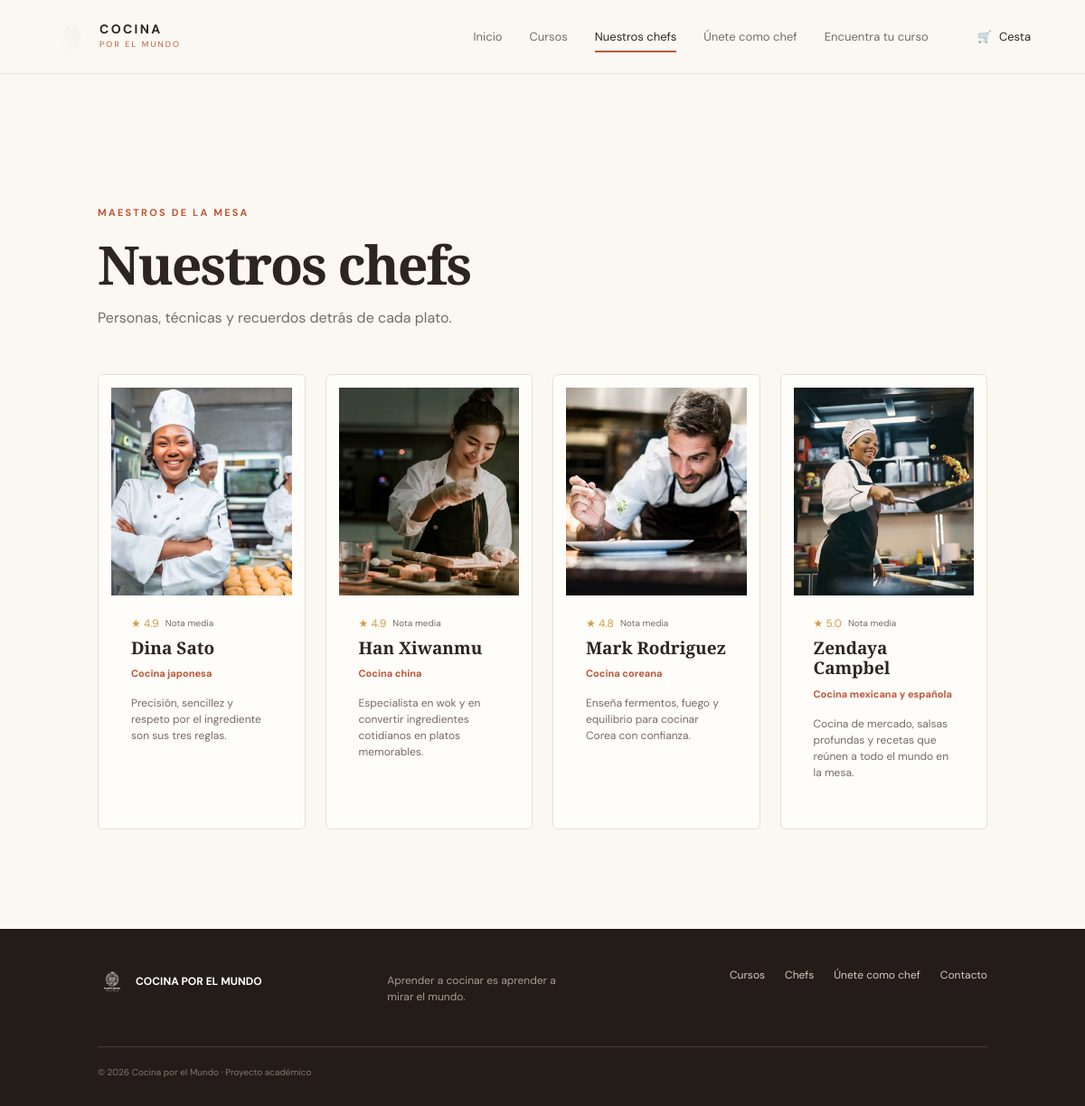
Page /index.php?p=chefs on the committed database.
### tables this page shows
CREATE TABLE cocineros (
    id_cocinero INT AUTO_INCREMENT PRIMARY KEY,
    nombre VARCHAR(100) NOT NULL,
    especialidad VARCHAR(100) NOT NULL,
    biografia TEXT NOT NULL,
    nota DECIMAL(2,1) NOT NULL DEFAULT 5.0,
    imagen VARCHAR(255) NULL,
    id_user INT NULL,
    activo TINYINT(1) NOT NULL DEFAULT 1,
    fecha_creacion TIMESTAMP NOT NULL DEFAULT CURRENT_TIMESTAMP,
    CONSTRAINT fk_cocinero_usuario FOREIGN KEY (id_user)
      REFERENCES usuarios(id_user) ON DELETE SET NULL
);

### includes/db.php (called while the page is built, shortened)
<?php
function db(): PDO
{
    $dsn = 'mysql:host=' . DB_HOST . ';dbname=' . DB_NAME . ';charset=' . DB_CHARSET;
    $pdo = new PDO($dsn, DB_USER, DB_PASS, [
        PDO::ATTR_ERRMODE => PDO::ERRMODE_EXCEPTION,
        PDO::ATTR_DEFAULT_FETCH_MODE => PDO::FETCH_ASSOC,
        PDO::ATTR_EMULATE_PREPARES => false,
    ]);
    return $pdo;
}

### includes/functions.php (called while the page is built, shortened)
<?php
require_once __DIR__ . '/db.php';
function e(?string $value): string
{
    return htmlspecialchars((string)$value, ENT_QUOTES | ENT_SUBSTITUTE, 'UTF-8');
}
function get_chefs(bool $activeOnly = true): array
{
    $sql = 'SELECT * FROM cocineros';
    if ($activeOnly) $sql .= ' WHERE activo = 1';
    $sql .= ' ORDER BY nombre ASC';
    return db()->query($sql)->fetchAll();
}

### index.php (the view, shortened to what this page needs)
<?php
$page = (string)($_GET['p'] ?? 'inicio');
$search = trim((string)($_GET['q'] ?? ''));
$featuredCourses = [];
$chefs = [];
try {
    if ($page === 'inicio') {
        $stmt = db()->query('SELECT c.*, ch.nombre AS chef_nombre FROM cursos c LEFT JOIN cocineros ch ON ch.id_cocinero=c.id_cocinero WHERE c.activo=1 AND c.destacado=1 ORDER BY c.nota DESC LIMIT 3');
        $featuredCourses = $stmt->fetchAll();
    } elseif ($page === 'cursos') {
        $catalogCourses = get_courses();
        if ($search !== '') $catalogCourses = array_values(array_filter($catalogCourses, fn($c) => text_position($c['nombre_curso'] . ' ' . $c['cocina'], $search) !== false));
    } elseif ($page === 'chefs') {
        $chefs = get_chefs();
    } elseif ($page === 'curso') {
        $stmt = db()->prepare('SELECT c.*, ch.nombre AS chef_nombre, ch.especialidad AS chef_especialidad FROM cursos c LEFT JOIN cocineros ch ON ch.id_cocinero=c.id_cocinero WHERE c.slug=? AND c.activo=1');
        $stmt->execute([(string)($_GET['slug'] ?? '')]);
        $course = $stmt->fetch() ?: null;
    }
} catch (Throwable $exception) {
    set_flash('No se ha podido conectar con la base de datos. Importa database/db_cocina.sql y revisa config/config.php.', 'error');
}
require __DIR__ . '/includes/header.php';
?>
<?php if ($page === 'inicio'): ?>
<main>
    <section class="hero" id="inicio">
        <div class="hero-copy">
            <p class="eyebrow">♨ APRENDE. COCINA. COMPARTE.</p>
            <h1>El mundo cabe<br><span>en tu cocina.</span></h1>
            <p class="hero-text">Cursos prácticos para cocinar sin fronteras, guiados por chefs que convierten cada receta en una historia.</p>
            <div class="hero-actions"><a class="primary-button" href="<?= e(BASE_URL) ?>/index.php?p=cursos">Explorar cursos →</a><a class="text-button" href="<?= e(BASE_URL) ?>/index.php?p=chefs">Conoce a los chefs</a></div>
            <div class="hero-proof"><div class="avatars"><span>MC</span><span>LS</span><span>AR</span></div><div><strong>Aprende a tu ritmo</strong><small>Sabores de distintas culturas</small></div></div>
        </div>
        <div class="hero-art"><div class="plate"><div class="plate-food">✦</div></div><span class="art-note note-one">SABOR <b>sin fronteras</b></span><span class="art-note note-two">COCINA DEL MUNDO</span></div>
    </section>
    <section class="section featured">
        <div class="section-heading"><div><p class="eyebrow">UNA RUTA DE SABORES</p><h2>Cursos que abren el apetito</h2></div><a class="text-button" href="<?= e(BASE_URL) ?>/index.php?p=cursos">Ver todos →</a></div>
        <div class="course-grid">
        <?php foreach ($featuredCourses as $item): ?>
            <?= render_course_card($item) ?>
        <?php endforeach; ?>
        </div>
    </section>
    <section class="quote-section"><div class="quote-mark">“</div><blockquote>La cocina es el lenguaje más bonito para conocer otras culturas.</blockquote><p>— Equipo Cocina por el Mundo</p></section>
    <section class="section"><div class="section-heading"><div><p class="eyebrow">¿NO SABES POR DÓNDE EMPEZAR?</p><h2>Te ayudamos a elegir</h2><p>Responde cinco preguntas y descubre qué curso encaja mejor con tus gustos y tu tiempo.</p></div><a class="primary-button" href="<?= e(BASE_URL) ?>/index.php?p=recomendador">Hacer el test →</a></div></section>
</main>
<?php elseif ($page === 'chefs'): ?>
<main class="page-main">
    <div class="page-intro"><p class="eyebrow">MAESTROS DE LA MESA</p><h1>Nuestros chefs</h1><p>Personas, técnicas y recuerdos detrás de cada plato.</p></div>
    <?php if ($chefs): ?><div class="chef-grid"><?php foreach ($chefs as $index => $chef): ?>
    <article class="chef-card"><div class="chef-photo"><?php if ($chef['imagen'] && is_file(__DIR__ . '/' . $chef['imagen'])): ?><img src="<?= e(BASE_URL . '/' . $chef['imagen']) ?>" alt="<?= e($chef['nombre']) ?>"><?php else: ?><div class="image-placeholder">♨</div><?php endif; ?></div><div class="chef-content"><div class="rating">★ <?= number_format((float)$chef['nota'],1) ?> <span>Nota media</span></div><h3><?= e($chef['nombre']) ?></h3><strong><?= e($chef['especialidad']) ?></strong><p><?= e($chef['biografia']) ?></p></div></article>
    <?php endforeach; ?></div><?php else: ?><div class="empty-state">Todavía no hay chefs publicados.</div><?php endif; ?>
</main>
<?php endif; ?>
<?php require __DIR__ . '/includes/footer.php'; ?>

### assets/css/styles.css (style rules this page uses)
:root { font-family:'DM Sans',sans-serif;color:#2d2520;background:#fbf8f3;font-synthesis:none;--ink:#2d2520;--muted:#756b63;--cream:#fbf8f3;--paper:#fffdf9;--terracotta:#bd5638;--terracotta-dark:#8f3826;--gold:#d39b45;--line:#eadfd3;--sage:#6e8167 }
* { box-sizing:border-box }
body { margin:0;min-width:320px;background:var(--cream);line-height:1.5 }
.eyebrow { color:var(--terracotta);font-size:11px;font-weight:700;letter-spacing:2.2px;margin:0 0 18px;display:flex;gap:8px;align-items:center }
.hero h1,.page-intro h1,.admin-heading h1 { font:700 clamp(50px,7vw,88px)/1.02 'Playfair Display',serif;letter-spacing:-3px;margin:0;color:var(--ink) }
.rating,.list-rating { color:var(--gold);font-size:12px;display:flex;align-items:center;gap:4px }
.rating span { color:#a69a91;margin-left:3px;font-size:10px }
.course-info h3,.chef-content h3 { font:700 22px/1.2 'Playfair Display',serif;margin:11px 0 8px;color:var(--ink) }
.course-info p,.chef-content p { color:var(--muted);font-size:12px;margin:0 0 17px }
.page-main { padding:80px clamp(24px,9vw,150px) 110px;min-height:680px }
.page-intro { margin-bottom:50px }
.page-intro h1 { font-size:59px;letter-spacing:-2px }
.page-intro>p:last-child,.admin-heading>div>p:last-child { color:var(--muted);margin:18px 0 0 }
.chef-grid { display:grid;grid-template-columns:repeat(4,1fr);gap:22px }
.chef-card { background:var(--paper);border:1px solid var(--line);padding:14px;border-radius:6px;transition:.25s }
.chef-content h3 { margin:7px 0 4px;font-size:19px }
.chef-content strong { font-size:11px;color:var(--terracotta) }
.chef-content p { margin-top:13px }
.rating { color:var(--gold) }
.rating span { color:var(--muted) }
.chef-photo { height:230px;overflow:hidden;background:linear-gradient(135deg,#eed9bf,#a95f42) }
.chef-photo img { width:100%;height:100%;object-fit:cover }
.chef-card { overflow:hidden }
.chef-content { padding:22px }
.page-main { min-height:55vh }
.page-intro { padding-top:65px }

### rows in the picture
cocineros: imagen (picture), nota "4.9", nombre "Dina Sato", especialidad "Cocina japonesa", biografia "Precisión, sencillez y respeto por el ingrediente son sus tres reglas."
cocineros: imagen (picture), nota "4.9", nombre "Han Xiwanmu", especialidad "Cocina china", biografia "Especialista en wok y en convertir ingredientes cotidianos en platos memorables."
cocineros: imagen (picture), nota "4.8", nombre "Mark Rodriguez", especialidad "Cocina coreana", biografia "Enseña fermentos, fuego y equilibrio para cocinar Corea con confianza."
cocineros: imagen (picture), nota "5.0", nombre "Zendaya Campbel", especialidad "Cocina mexicana y española", biografia "Cocina de mercado, salsas profundas y recetas que reúnen a todo el mundo en la mesa."
